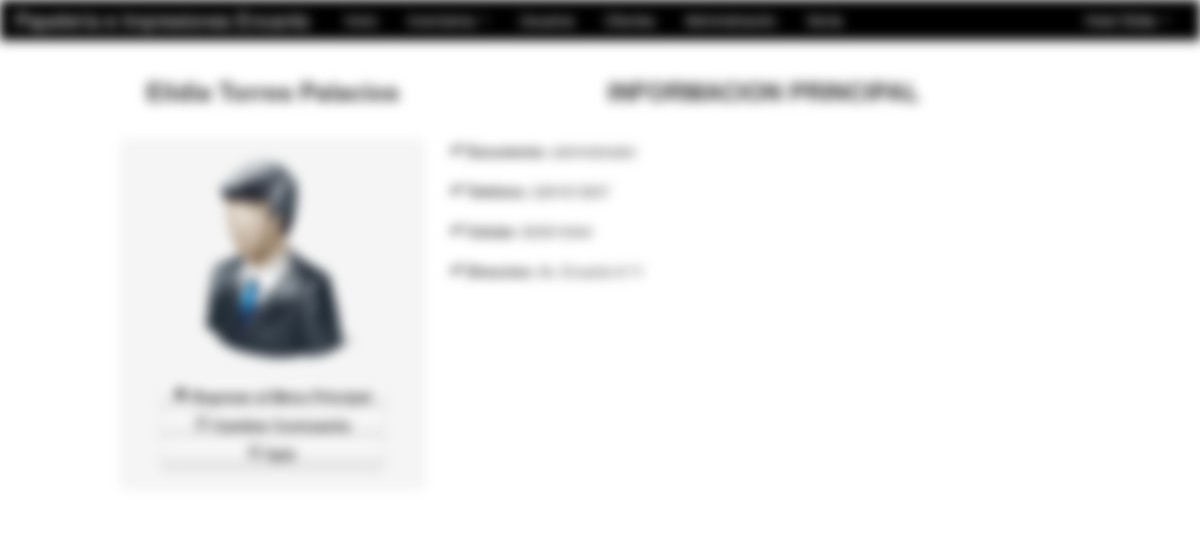
Screenshot of /perfil.php (signed in) with the database file from the repository.
### tables this page shows
CREATE TABLE IF NOT EXISTS `persona` (
  `idPersona` int(11) NOT NULL,
  `doc` varchar(30) NOT NULL,
  `nom` varchar(25) NOT NULL,
  `ape` varchar(40) NOT NULL,
  `fecha` date NOT NULL,
  `tel` varchar(15) NOT NULL,
  `cel` varchar(15) NOT NULL,
  `sexo` varchar(10) NOT NULL,
  `dir` varchar(40) NOT NULL,
  `nota` varchar(50) NOT NULL,
  `fechar` date NOT NULL,
  `estado` varchar(20) NOT NULL,
  `empresa_idEmpresa` int(11) NOT NULL
);

### Modulos/php_conexion.php (called while the page is built, shortened)
<?php
	function limpiar($tags){
		$tags = strip_tags($tags);
		return $tags;
	}
?>

### perfil.php (the view, shortened to what this page needs)
<?php
	include_once "Modulos/php_conexion.php";
	include_once "class/class.php";
	$documento=limpiar($_SESSION['cod_user']);
	$paaw=mysql_query("SELECT * FROM persona WHERE doc='$documento'");
	if($rwow=mysql_fetch_array($paaw)){
		$nombre=$rwow['nom'].' '.$rwow['ape'];
		$tel=$rwow['tel'];		$cel=$rwow['cel'];	$dir=$rwow['dir'];
	}
?>
<!DOCTYPE html>
<html lang="es">
  <head>
    <link href="css/bootstrap.css" rel="stylesheet">
    <link href="css/bootstrap-responsive.css" rel="stylesheet">
  </head>
  <body>
	<?php
			include_once "menu/m_principal.php";
	?>
    <div align="center">
    <table width="80%">
      <tr>
        <td>
        	<div class="row-fluid">
                <div class="span4" align="center">
					<h3 align="center"><?php echo $nombre; ?></h3><br>
                	<div class="well">
						<?php
                            if (file_exists("usuarios/".$_SESSION['cod_user'].".jpg")){
                                echo '<img src="usuarios/'.$_SESSION['cod_user'].'.jpg" width="200" height="200" class="img-polaroid img-polaroid">';
                            }else{
                                echo '<img src="usuarios/defecto.png" width="200" height="200">';
                            }
                        ?>
                        <br><br>
                        <div class="btn-group btn-group-vertical">
	                        <a href="Principal.php" class="btn"><strong><i class="icon-home"></i> Regresar al Menu Principal</strong></a>
                            <a href="cambiar_contra.php" class="btn"><strong><i class="icon-refresh"></i> Cambiar Contraseña</strong></a>
                            <a href="php_cerrar.php" class="btn"><strong><i class="icon-off"></i> Salir</strong></a>
                        </div>
                    </div>
                </div>
                <div class="span8">
                	<h3 align="center">INFORMACION PRINCIPAL</h3><br>
                	<strong><i class="icon-ok"></i> Documento: </strong> <?php echo $documento; ?><br><br>
                    <strong><i class="icon-ok"></i> Telefono: </strong> <?php echo $tel; ?><br><br>
					<strong><i class="icon-ok"></i> Celular: </strong> <?php echo $cel; ?><br><br>
                    <strong><i class="icon-ok"></i> Direccion: </strong> <?php echo $dir; ?><br><br>
                </div>
            </div>
        </td>
      </tr>
    </table>
    </div>
  </body>
</html>

### perfil.php (style rules this page uses)
body { padding-top: 60px; padding-bottom: 40px; }

### rows the page displays
persona: nombre "Elidia Torres Palacios", tel "2281813637", cel "823610444", dir "Av. Encanto # 71"

### other values shown
$_SESSION['user_name'] "Elidia"
$documento "administrador"
